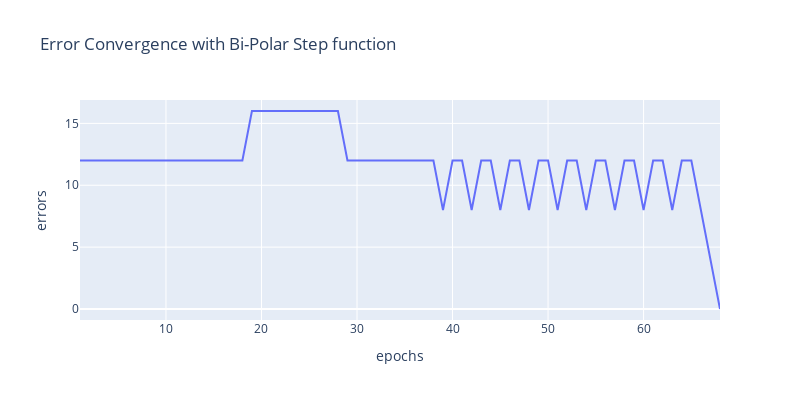

The cell this chart's notebook holds for it:
### Code cell
# plot the error values for Bi-Polar Step function
plot_graph(errors, 'Error Convergence with Bi-Polar Step function')

### Figure 1 — Plotly figure (JSON) as saved in the notebook; plotly's stock layout.template omitted (floating-point values rounded to 4 significant figures)
{"data": [{"hovertemplate": "epochs=%{x}<br>errors=%{y}<extra></extra>", "legendgroup": "", "line": {"color": "#636efa", "dash": "solid"}, "marker": {"symbol": "circle"}, "mode": "lines", "name": "", "orientation": "v", "showlegend": false, "type": "scatter", "x": [1, 2, 3, 4, 5, 6, 7, 8, 9, 10, 11, 12, 13, 14, 15, 16, 17, 18, 19, 20, 21, 22, 23, 24, 25, 26, 27, 28, 29, 30, 31, 32, 33, 34, 35, 36, 37, 38, 39, 40, 41, 42, 43, 44, 45, 46, 47, 48, 49, 50, 51, 52, 53, 54, 55, 56, 57, 58, 59, 60, 61, 62, 63, 64, 65, 66, 67, 68], "xaxis": "x", "y": [12, 12, 12, 12, 12, 12, 12, 12, 12, 12, 12, 12, 12, 12, 12, 12, 12, 12, 16, 16, 16, 16, 16, 16, 16, 16, 16, 16, 12, 12, 12, 12, 12, 12, 12, 12, 12, 12, 8, 12, 12, 8, 12, 12, 8, 12, 12, 8, 12, 12, 8, 12, 12, 8, 12, 12, 8, 12, 12, 8, 12, 12, 8, 12, 12, 8, 4, 0], "yaxis": "y"}], "layout": {"height": 400, "legend": {"tracegroupgap": 0}, "title": {"text": "Error Convergence with Bi-Polar Step function"}, "width": 800, "xaxis": {"anchor": "y", "domain": [0, 1], "title": {"text": "epochs"}}, "yaxis": {"anchor": "x", "domain": [0, 1], "title": {"text": "errors"}}}}
